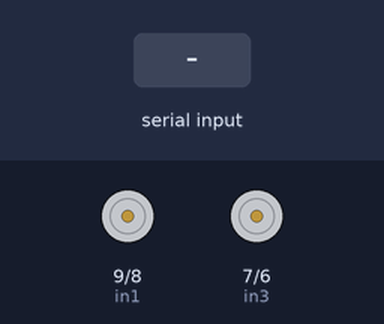
Recording of a sketch running on a simulated Arduino Uno, built with avr-gcc and run on an emulated ATmega328P. On the bench: motor-driver pin pairs drawn as motors (green arrow = first pin HIGH = forward, orange = second pin HIGH = backward, longer = more drive, scaled by the enable pin). Inputs (shaded band) come from the test bench.

Above: at 1.2 s.
1.3 s: "a" received over the second serial link
At 1.7 s:
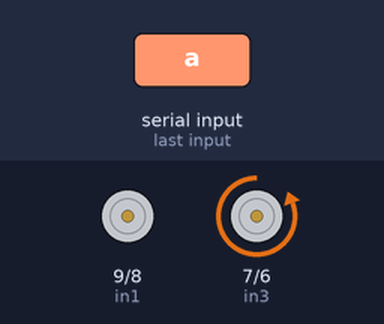
2.8 s: "b" received over the second serial link
At 4.0 s:
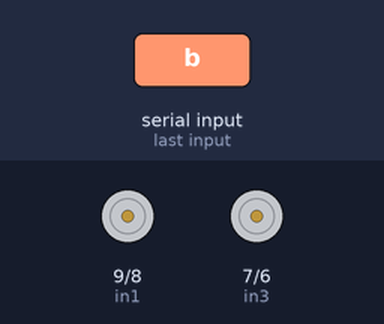
4.3 s: "c" received over the second serial link
At 5.2 s:
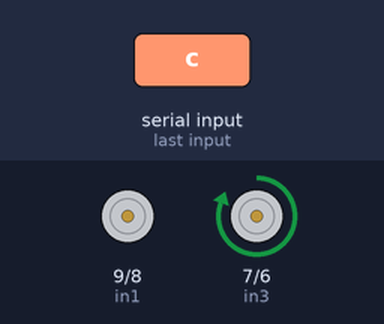
5.8 s: "d" received over the second serial link
At 6.4 s:
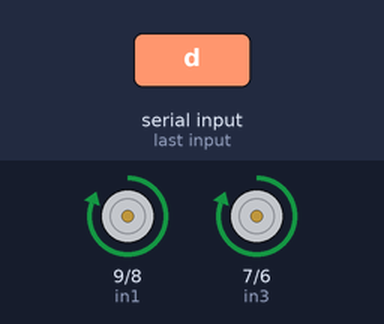
7.3 s: "e" received over the second serial link
At 8.5 s:
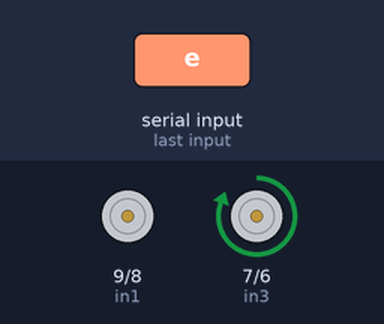
8.8 s: "f" received over the second serial link
At 9.8 s:
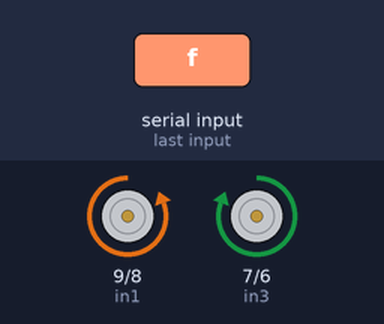
Timing chart, 0 to 11.3 s (numbered marks = the images above; inputs shaded):
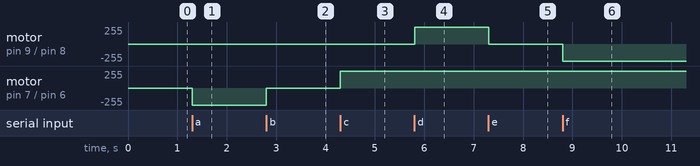

Measured:
- after the input at 1.3 s, motor on pin 7 (in3) / pin 6 (in4): stopped → backward 255/255 at once
- after the input at 2.8 s, motor on pin 7 (in3) / pin 6 (in4): backward 255/255 → stopped at once
- after the input at 4.3 s, motor on pin 7 (in3) / pin 6 (in4): stopped → forward 255/255 at once
- after the input at 5.8 s, motor on pin 9 (in1) / pin 8 (in2): stopped → forward 255/255 at once
- after the input at 7.3 s, motor on pin 9 (in1) / pin 8 (in2): forward 255/255 → stopped at once
- after the input at 8.8 s, motor on pin 9 (in1) / pin 8 (in2): stopped → backward 255/255 at once

The sketch:

rc_car.ino
```cpp
#include <SoftwareSerial.h>

int enA = 10;	//determines if turning motor should be on
int in1 = 9;	//determines if turning motor should turn clockwise
int in2 = 8;	//determines if turning motor should turn counter-clockwise
int enB = 5;	//determines if drive motor should be on
int in3 = 7;	//determines if drive motor should turn clockwise
int in4 = 6;	//determines if drive motor should turn counter-clockwise

char junk;
String inputString="";

SoftwareSerial mySerial (2,3);	//fixes conflict with computer-arduino interaction

//set pins as output to control motors
void setup(){
  pinMode(enA, OUTPUT);
  pinMode(in1, OUTPUT);
  pinMode(in2, OUTPUT);
  pinMode(enB, OUTPUT);
  pinMode(in3, OUTPUT);
  pinMode(in4, OUTPUT);

  mySerial.begin(9600);
}

void loop() {
  if(mySerial.available()){
	while(mySerial.available()){
      char inChar = (char)mySerial.read(); //read the input
      inputString += inChar;        //make a string of the characters coming on serial
    }
    mySerial.println(inputString); //print input string

    while (mySerial.available() > 0){
		junk = mySerial.read(); // clear the serial buffer
	}

	if(inputString == "a"){      //move forward
	  digitalWrite(in3, LOW);
	  digitalWrite(in4, HIGH);
	  analogWrite(enB, 255);
	}
	else if(inputString == "b"){ //stop moving
	  analogWrite(enB, 0);
	}
	else if(inputString == "c"){ //move backward
	  digitalWrite(in3, HIGH);
	  digitalWrite(in4, LOW);
	  analogWrite(enB, 255);
	}

	if(inputString == "d"){	    //turn left
	  digitalWrite(in1, HIGH);
	  digitalWrite(in2, LOW);
	  analogWrite(enA, 255);
	}
	else if(inputString == "e"){//stop turning
	  analogWrite(enA, 0);
	}
	else if(inputString == "f"){//turn right
	  digitalWrite(in1, LOW);
	  digitalWrite(in2, HIGH);
	  analogWrite(enA, 255);
	}
	inputString = ""; //clear input string
  }
}
```
